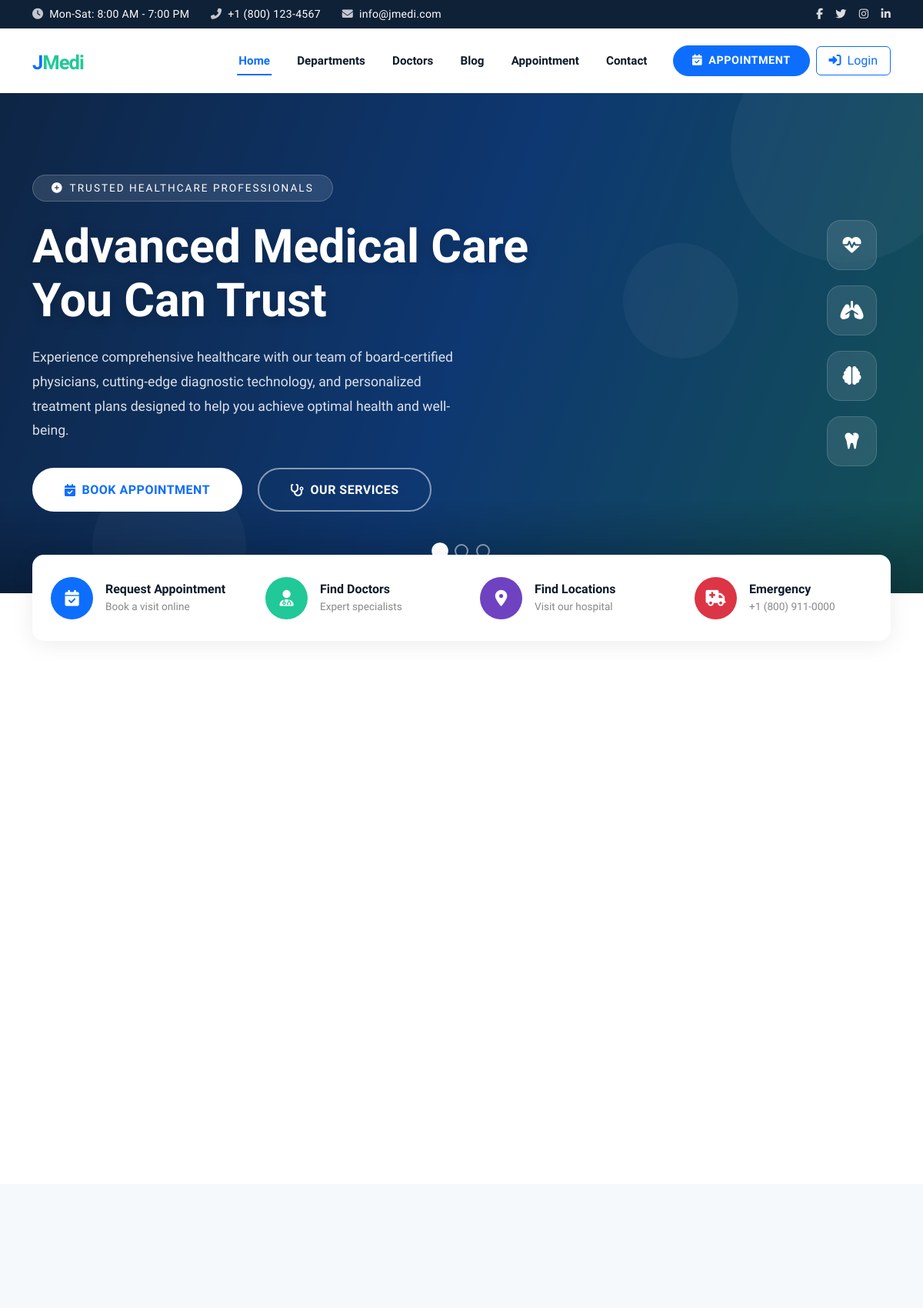
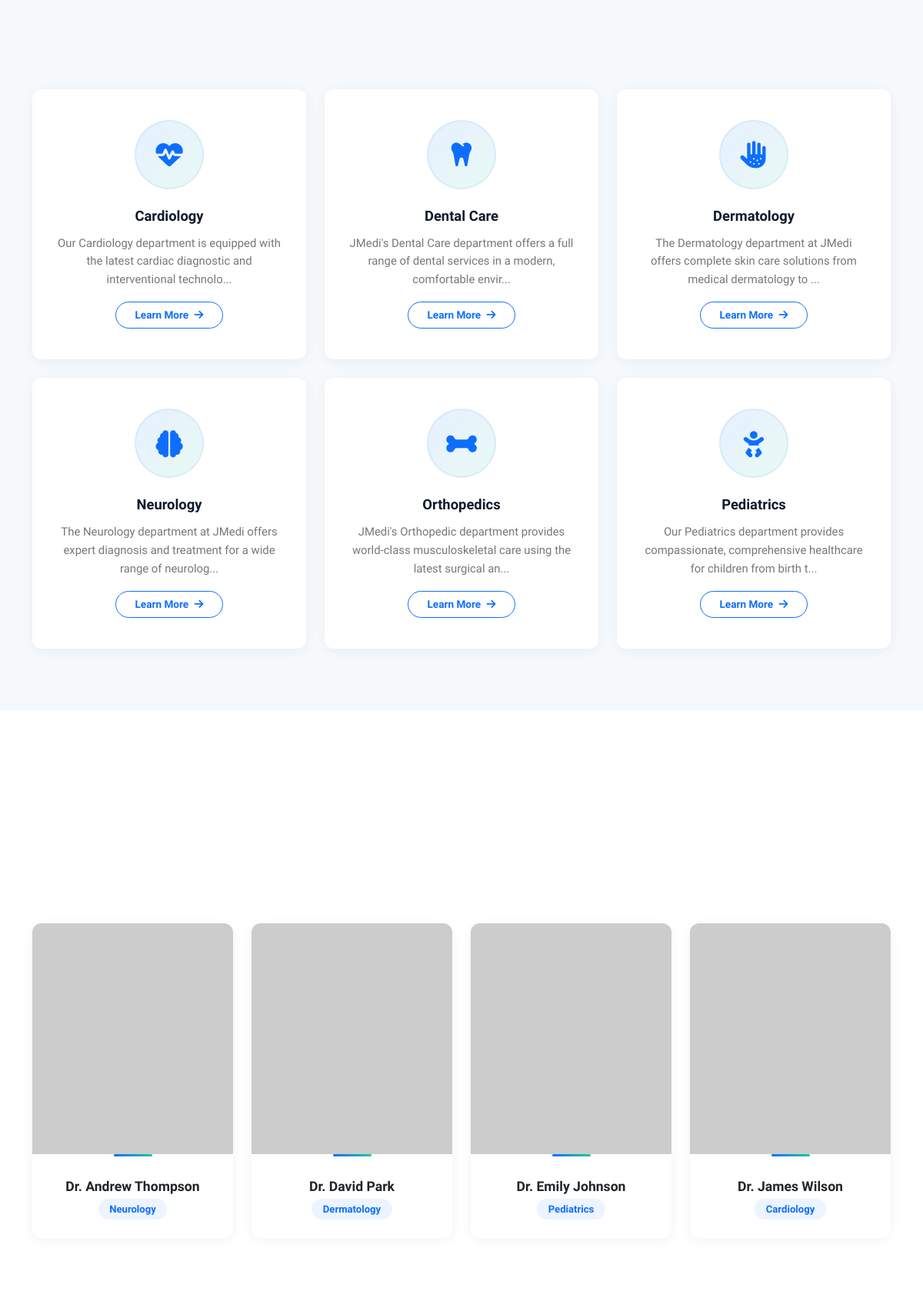
The page / (upper part) on the database its author committed (2 pictures, top to bottom).
### tables this page shows
CREATE TABLE IF NOT EXISTS `menus` (
    `id`         INT AUTO_INCREMENT PRIMARY KEY,
    `menu_name`  VARCHAR(100) NOT NULL,
    `menu_link`  VARCHAR(255) NOT NULL,
    `menu_icon`  VARCHAR(50)  DEFAULT 'fa-link',
    `menu_order` INT          DEFAULT 0,
    `status`     SMALLINT     DEFAULT 1,
    `created_at` TIMESTAMP    DEFAULT CURRENT_TIMESTAMP
);

CREATE TABLE IF NOT EXISTS `hero_slides` (
    `id`               INT AUTO_INCREMENT PRIMARY KEY,
    `title`            VARCHAR(255) NOT NULL,
    `subtitle`         VARCHAR(255),
    `description`      TEXT,
    `button_text`      VARCHAR(100) DEFAULT 'See All Services',
    `button_link`      VARCHAR(255) DEFAULT '/public/departments.php',
    `background_image` VARCHAR(255),
    `overlay_color`    VARCHAR(50)  DEFAULT 'rgba(15,33,55,0.7)',
    `text_animation`   VARCHAR(50)  DEFAULT 'fadeIn',
    `transition_effect` VARCHAR(50) DEFAULT 'slide',
    `sort_order`       INT          DEFAULT 0,
    `status`           SMALLINT     DEFAULT 1,
    `created_at`       TIMESTAMP    DEFAULT CURRENT_TIMESTAMP
);

CREATE TABLE IF NOT EXISTS `departments` (
    `department_id` INT AUTO_INCREMENT PRIMARY KEY,
    `name`          VARCHAR(100) NOT NULL,
    `slug`          VARCHAR(100) UNIQUE NOT NULL,
    `description`   TEXT,
    `icon`          VARCHAR(50)  DEFAULT 'fa-heartbeat',
    `services`      TEXT,
    `image`         VARCHAR(255),
    `status`        SMALLINT     DEFAULT 1,
    `sort_order`    INT          DEFAULT 0,
    `created_at`    TIMESTAMP    DEFAULT CURRENT_TIMESTAMP
);

CREATE TABLE IF NOT EXISTS `doctors` (
    `doctor_id`           INT AUTO_INCREMENT PRIMARY KEY,
    `name`                VARCHAR(100) NOT NULL,
    `slug`                VARCHAR(150) UNIQUE,
    `photo`               VARCHAR(255),
    `department_id`       INT          DEFAULT NULL,
    `qualification`       VARCHAR(255),
    `experience`          VARCHAR(100),
    `specialization`      VARCHAR(255),
    `languages`           VARCHAR(255) DEFAULT 'English',
    `bio`                 TEXT,
    `certifications`      TEXT,
    `services`            TEXT,
    `email`               VARCHAR(100),
    `phone`               VARCHAR(30),
    `available_days`      VARCHAR(255),
    `available_time`      VARCHAR(100),
    `consultation_fee`    DECIMAL(10,2) DEFAULT 500.00,
    `consultation_types`  VARCHAR(20)  DEFAULT 'both',
    `video_consultation`  TINYINT(1)   DEFAULT 0,
    `clinic_name`         VARCHAR(200),
    `clinic_address`      TEXT,
    `clinic_location`     TEXT,
    `rating`              DECIMAL(3,1) DEFAULT 5.0,
    `reviews_count`       INT          DEFAULT 0,
    `patients_treated`    INT          DEFAULT 0,
    `success_rate`        INT          DEFAULT 98,
    `status`              SMALLINT     DEFAULT 1,
    `sort_order`          INT          DEFAULT 0,
    `created_at`          TIMESTAMP    DEFAULT CURRENT_TIMESTAMP,
    CONSTRAINT `fk_doctors_dept` FOREIGN KEY (`department_id`) REFERENCES `departments`(`department_id`) ON DELETE SET NULL
);

### public/index.php (the view, shortened to what the rows shown need)
<?php
require_once __DIR__ . '/../includes/header.php';
$departments = getDepartments($pdo);
$doctors = getDoctors($pdo);
$emergencyPhone = $settings['emergency_phone'] ?? '';
$heroSlides = getHeroSlides($pdo, true);
$infoStripData = getHomeSection($pdo, 'info_strip');
$secVis = getHomeSection($pdo, 'section_visibility');
if (empty($secVis)) $secVis = [];
$isVisible = function($key) use ($secVis) { return !isset($secVis[$key]) || !empty($secVis[$key]); };
?>
<?php if ($isVisible('hero_slider')): ?>
<?php if (!empty($heroSlides)): ?>
<section class="hero-slider">
    <div id="heroSlider" class="carousel slide" data-bs-ride="carousel" data-bs-interval="6000">
        <div class="carousel-indicators">
            <?php foreach ($heroSlides as $i => $slide): ?>
            <button type="button" data-bs-target="#heroSlider" data-bs-slide-to="<?= $i ?>" <?= $i === 0 ? 'class="active"' : '' ?>></button>
            <?php endforeach; ?>
        </div>
        <div class="carousel-inner">
            <?php foreach ($heroSlides as $i => $slide):
                $bgStyle = !empty($slide['background_image'])
                    ? "background-image:url('" . e($slide['background_image']) . "');"
                    : "background:linear-gradient(110deg, #0f2b5c 0%, #0D6EFD 50%, #20C997 100%);";
                $overlay = e($slide['overlay_color'] ?? 'rgba(15,33,55,0.7)');
                $anim = e($slide['text_animation'] ?? 'fadeIn');
            ?>
            <div class="carousel-item <?= $i === 0 ? 'active' : '' ?>" data-animation="<?= $anim ?>" data-transition="<?= e($slide['transition_effect'] ?? 'slide') ?>">
                <div class="slide-bg" style="<?= $bgStyle ?>"></div>
                <div class="slide-overlay" style="background:<?= $overlay ?>;"></div>
                <div class="slide-floating-shapes">
                    <div class="floating-shape"></div>
                    <div class="floating-shape"></div>
                    <div class="floating-shape"></div>
                </div>
                <div class="slide-content">
                    <div class="container">
                        <div class="row align-items-center">
                            <div class="col-lg-8">
                                <?php if (!empty($slide['subtitle'])): ?>
                                <div class="slide-subtitle"><i class="fas fa-plus-circle me-2"></i><?= e($slide['subtitle']) ?></div>
                                <?php endif; ?>
                                <h1 class="slide-title"><?= e($slide['title']) ?></h1>
                                <?php if (!empty($slide['description'])): ?>
                                <p class="slide-description"><?= e($slide['description']) ?></p>
                                <?php endif; ?>
                                <div class="slide-buttons">
                                    <a href="<?= e($slide['button_link'] ?? '#') ?>" class="slide-btn slide-btn-primary">
                                        <i class="fas fa-calendar-check"></i>
                                        <?= e($slide['button_text'] ?? 'Learn More') ?>
                                    </a>
                                    <a href="/public/departments.php" class="slide-btn slide-btn-outline">
                                        <i class="fas fa-stethoscope"></i>
                                        Our Services
                                    </a>
                                </div>
                            </div>
                        </div>
                    </div>
                </div>
                <div class="slide-pattern"></div>
            </div>
            <?php endforeach; ?>
        </div>
    </div>
</section>
<?php endif; ?>
<?php endif; ?>
<?php if ($isVisible('info_strip')): ?>
<?php
$stripItems = $infoStripData['items'] ?? [
    ['title' => 'Request Appointment', 'subtitle' => 'Book a visit online', 'icon' => 'fa-calendar-check', 'link' => '/public/appointment.php', 'color' => '#0D6EFD'],
    ['title' => 'Find Doctors', 'subtitle' => 'Expert specialists', 'icon' => 'fa-user-md', 'link' => '/public/doctors.php', 'color' => '#20C997'],
    ['title' => 'Find Locations', 'subtitle' => 'Visit our hospital', 'icon' => 'fa-map-marker-alt', 'link' => '/public/contact.php', 'color' => '#6f42c1'],
    ['title' => 'Emergency', 'subtitle' => $emergencyPhone, 'icon' => 'fa-ambulance', 'link' => '', 'color' => '#dc3545']
];
$colSize = count($stripItems) > 0 ? intval(12 / count($stripItems)) : 3;
?>
<div class="container">
    <div class="info-strip">
        <div class="row g-0">
            <?php foreach ($stripItems as $stripItem): ?>
            <div class="col-lg-<?= $colSize ?> col-md-6">
                <?php if (!empty($stripItem['link'])): ?>
                <a href="<?= e($stripItem['link']) ?>" class="info-strip-item text-decoration-none">
                <?php else: ?>
                <div class="info-strip-item">
                <?php endif; ?>
                    <div class="strip-icon" style="background:<?= e($stripItem['color'] ?? '#0D6EFD') ?>;">
                        <i class="fas <?= e($stripItem['icon'] ?? 'fa-circle') ?>"></i>
                    </div>
                    <div>
                        <h6><?= e($stripItem['title']) ?></h6>
                        <p><?= e($stripItem['subtitle']) ?></p>
                    </div>
                <?php if (!empty($stripItem['link'])): ?>
                </a>
                <?php else: ?>
                </div>
                <?php endif; ?>
            </div>
            <?php endforeach; ?>
        </div>
    </div>
</div>
<?php endif; ?>
<?php if ($isVisible('departments')): ?>
<section class="section-padding" style="background:var(--light-bg);">
    <div class="container">
        <div class="swiper mob-swiper dept-swiper">
            <div class="swiper-wrapper">
                <?php foreach (array_slice($departments, 0, 6) as $i => $dept): ?>
                <div class="swiper-slide">
                    <div class="dept-card">
                        <div class="icon-box">
                            <i class="fas <?= e($dept['icon'] ?? 'fa-heartbeat') ?>"></i>
                        </div>
                        <h5><?= e($dept['name']) ?></h5>
                        <p><?= e(truncateText($dept['description'] ?? '', 100)) ?></p>
                        <a href="/public/departments.php?slug=<?= e($dept['slug']) ?>" class="btn btn-sm btn-outline-primary">
                            Learn More <i class="fas fa-arrow-right ms-1"></i>
                        </a>
                    </div>
                </div>
                <?php endforeach; ?>
            </div>
        </div>
    </div>
</section>
<?php endif; ?>
<?php if ($isVisible('doctors')): ?>
<section class="section-padding">
    <div class="container">
        <div class="swiper mob-swiper team-swiper">
            <div class="swiper-wrapper">
                <?php foreach (array_slice($doctors, 0, 4) as $i => $doc): ?>
                <div class="swiper-slide">
                    <div class="card doctor-card">
                        <div class="doctor-img">
                            <?php if ($doc['photo']): ?>
                                <img src="<?= e($doc['photo']) ?>" alt="<?= e($doc['name']) ?>">
                            <?php else: ?>
                                <i class="fas fa-user-md placeholder-icon"></i>
                            <?php endif; ?>
                        </div>
                        <div class="card-body">
                            <h5><a href="/public/doctor-profile.php?id=<?= $doc['doctor_id'] ?>" class="text-decoration-none text-dark"><?= e($doc['name']) ?></a></h5>
                            <span class="dept-badge"><?= e($doc['department_name'] ?? '') ?></span>
                        </div>
                    </div>
                </div>
                <?php endforeach; ?>
            </div>
        </div>
    </div>
</section>
<?php endif; ?>
<?php require_once __DIR__ . '/../includes/footer.php'; ?>

### includes/header.php (shortened to what the rows shown need)
<?php
require_once __DIR__ . '/db.php';
require_once __DIR__ . '/functions.php';
$settings = getSettings($pdo);
$currentPage = basename($_SERVER['PHP_SELF'], '.php');
$navMenus = [];
try {
    $navMenus = $pdo->query("SELECT * FROM menus WHERE status=1 ORDER BY menu_order ASC")->fetchAll();
} catch (Exception $e) {
    $navMenus = [];
}
?>
<!DOCTYPE html>
<html lang="en">
<head>
    <link href="https://cdn.jsdelivr.net/npm/bootstrap@5.3.2/dist/css/bootstrap.min.css" rel="stylesheet">
    <link href="https://cdnjs.cloudflare.com/ajax/libs/font-awesome/6.5.0/css/all.min.css" rel="stylesheet">
    <link href="https://cdn.jsdelivr.net/npm/swiper@11/swiper-bundle.min.css" rel="stylesheet">
    <link href="/assets/css/style.css" rel="stylesheet">
    <link href="/assets/css/hero-slider.css" rel="stylesheet">
</head>
<body>
<nav class="navbar navbar-expand-lg navbar-light bg-white sticky-top">
    <div class="container">
        <div class="collapse navbar-collapse d-none d-lg-flex" id="mainNav">
            <ul class="navbar-nav ms-auto mb-2 mb-lg-0 align-items-lg-center">
                <?php if (!empty($navMenus)): ?>
                    <?php foreach ($navMenus as $menuItem):
                        $menuSlug = basename($menuItem['menu_link'], '.php');
                        $isActive = ($menuItem['menu_link'] === '/' && $currentPage === 'index') || $menuSlug === $currentPage;
                    ?>
                    <li class="nav-item">
                        <a class="nav-link <?= $isActive ? 'active' : '' ?>" href="<?= e($menuItem['menu_link']) ?>"><?= e($menuItem['menu_name']) ?></a>
                    </li>
                    <?php endforeach; ?>
                <?php endif; ?>
            </ul>
        </div>
    </div>
</nav>

### rows shown on the page
menus: menu_name "Home"
menus: menu_name "Departments"
menus: menu_name "Doctors", title "Find Doctors", subtitle "Expert specialists"
menus: menu_name "Blog"
menus: menu_name "Appointment", title "Request Appointment", subtitle "Book a visit online"
menus: menu_name "Contact"
hero_slides: subtitle "TRUSTED HEALTHCARE PROFESSIONALS", title "Advanced Medical Care You Can Trust", description "Experience comprehensive healthcare with our team of board-certified physicians, cutting-edge diagnostic technology, and personalized treatment plans designed to help you achieve optimal health and well-being.", button_text "BOOK APPOINTMENT"
departments: name "Cardiology", description "Our Cardiology department is equipped with the latest cardiac diagnostic and interventional technolo..."
departments: name "Dental Care", description "JMedi's Dental Care department offers a full range of dental services in a modern, comfortable envir..."
departments: name "Dermatology", description "The Dermatology department at JMedi offers complete skin care solutions from medical dermatology to ..."
departments: name "Neurology", description "The Neurology department at JMedi offers expert diagnosis and treatment for a wide range of neurolog..."
departments: name "Orthopedics", description "JMedi's Orthopedic department provides world-class musculoskeletal care using the latest surgical an..."
departments: name "Pediatrics", description "Our Pediatrics department provides compassionate, comprehensive healthcare for children from birth t..."
doctors: name "Dr. Andrew Thompson", department.name "Neurology"
doctors: name "Dr. David Park", department.name "Dermatology"
doctors: name "Dr. Emily Johnson", department.name "Pediatrics"
doctors: name "Dr. James Wilson", department.name "Cardiology"

### other values the page prints
$settings['phone'] "+1 (800) 123-4567"
$settings['email'] "info@jmedi.com"
$stripItem['title'] "Find Locations"
$stripItem['subtitle'] "Visit our hospital"
$stripItem['title'] "Emergency"
$stripItem['subtitle'] "+1 (800) 911-0000"
